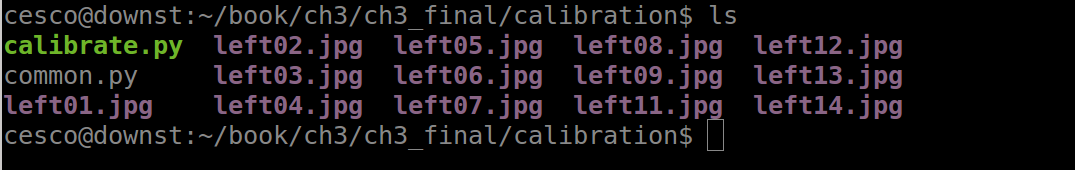
#> input picture ch2/B04209_02_02.png, 1075 x 170 px
$ jupyter execute --allow-errors 'chapter2 .ipynb'   (Python 2 division)
#> lines starting #> are read from the running program, lines starting #| are printed output that depends on the picture
#> `img = cv2.imread(fn, 0)`:
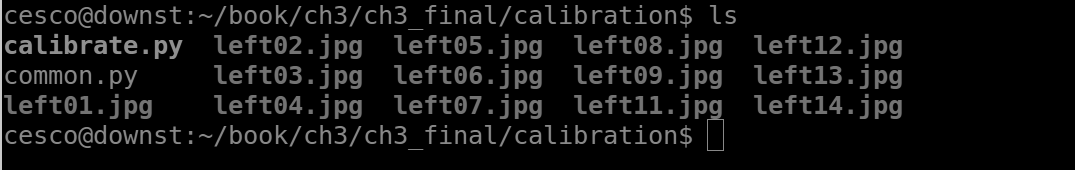
#> img: shape (170, 1075); min 0, max 203, mean 15.7
#> `found, corners = cv2.findChessboardCorners(img, pattern_size)`: found = False; corners = None
# Interesting Image Processing with OpenCV Python

When designing a complete vision system, there are a number of steps that are taken in order to improve the final performance of this system.  Some of these steps are situation-specific, and not subject to generalization.  Some of these methods may work in one situation, and fail in another application where another method may be more suitable.  These processes are usually performed in order to minimize variations of information in the image, before it undergoes an additional intermediate step in the vision process.  How we minimize these image variations will vary according to the application.
In this chapter, and the following next two chapters we will introduce some of the processes that are found in many computer vision systems.  We will look in detail how each  of these steps can help us to extract useful information from our images in an efficient manner.

This is a list of steps that are usually performed in many computer vision systems.  The order and composition of this list will vary, according to the particular application, and industry.

Calibration
Image Acquisition
Preprocessing
Image Partitioning
Feature Extraction
Image Understanding and Classification

In this chapter we will explore the calibration and preprocessing steps of a computer vision system using Python.  These steps are necessary to help us acquire  images under the right conditions, thus making it possible to understand the digitized image and its properties.  These steps will also assist us in the understanding, and classification of these images.

## A brief introduction to calibration

A properly executed calibration process allows us to identify those qualities that are inherent to the camera,  that may cause distortions in the imaging process.  The calibration process helps us minimize these effects in the image acquisition process.
There are many forms of image distortions that can be found in computer vision systems.    These distortions cause changes in the magnification of images, making magnification uneven and unreliable. They cause images that have perfect straight lines to be rendered curved, and appear curvilinear in the middle of the image. Others create optical distortions as you get close to the edges of the image.  These distortions have different causes, and go by different names, and a full examination and analysis into them, is beyond the scope of this book. We will instead focus our attention into algorithms that are available to us,  that help to prevent, and minimize these distortions.
The OpenCV library contains algorithms that are very helpful in the calibration process.  It contains ways of generating testing patterns that we can use in our calibration procedures.  It also contains algorithms that help to calibrate the camera with the introduction of  known calibration images in various angles, poses,  and orientations.  These algorithms can locate predetermined corners and grid locations, thus calculate the error coefficients and parameters.  We can then use this information to 'undistort', and remove these distortions from the images.
For those of you who want to generate your own patterns, you can include the following two programs into a calibration directory.  These programs are part of the OpenCV library documentation and can be found by following this link address. I have not included them in their totality in order to save space in this chapter.
https://github.com/Itseez/opencv/blob/master/doc/pattern_tools/gen_pattern.py
https://github.com/Itseez/opencv/blob/master/doc/pattern_tools/svgfig.py

In order to use the code in both programs to generate various svg calibration patterns, it is necessary to  include it in the same directory with the gen_pattern.py file.

A scalable vector graphics (svg) file is an XML-based vector image format for 2D graphics with support and interactivity and animation. Software can be programmed to render SVG images by using a library such as librsvg used by Gnome since 2000, or Batik. SVG images can also be rendered to any desired popular image format by using the free-software command utility ImageMagick (which also uses librsvg under the hood).

The following line has a few parameters that merit some explanation.  When you run the program with this line it will generate a pattern of 9 columns, and 11 rows. It will save the pattern output image into a file called out.svg. This pattern will consist of asymmetrical circles, with units in mm, and a page height and width of 25.  These parameters can be changed depending in the type of image pattern that you are interested in.

shell$ python gen_pattern.py -c 9 -r 11 -o out.svg -T acircles -u mm -s 25

When you display the pattern image, in my case, I am using the display function found in ImageMagick,

shell$ display out.svg

I converted the image from a Scalable Vector Graphics image to a png image, or from out.svg to out.png, to make it easier and less memory intensive to include it here.

it will display the following image on the left.  In order to use the checkerboard pattern instead of the asymmetrical circles pattern.

shell$ python gen_pattern.py -c 9 -r 11 -o out.svg -T checkerboard -u mm -s 25

And it will display the image on the right.

[cell 1]
from IPython.display import Image
Image(filename='///home/cesco/Desktop/book_entirety/chapter2/images/B04209_02_01.png')

For those of us that instead of generating our own pattern, would rather use a predefined pattern, we can download one of the OpenCV chessboard patterns by going to this link,

http://docs.opencv.org/trunk/_downloads/pattern.png
Once downloaded we can print it, and tape it to a clear acrylic sheet transparent PMMA panel, or any other similar transparent material.  Transparency of the panel is very important in order to maximize image quality.  It is advisable to take 10 or more snapshots at different angles, poses, and orientations.  For additional ideas we can take a look at the sample pictures in the OpenCV library here,

https://github.com/Itseez/opencv_attic/blob/master/opencv/samples/cpp/left01.jpg
Once all the snapshots have been taken, we can put them in a calibration directory. In this directory we can include the following code, that can also be found here,
https://github.com/Itseez/opencv/blob/master/samples/python2/calibrate.py

#!/usr/bin/env python

import numpy as np
import cv2
import os

from common import splitfn

USAGE = '''
USAGE: calib.py [--save <filename>] [--debug <output path>] [--square_size] [<image mask>]
'''
if __name__ == '__main__':
    import sys, getopt
    from glob import glob
    args, img_mask = getopt.getopt(sys.argv[1:], '', ['save=', 'debug=', 'square_size='])
    args = dict(args)
    try: img_mask = img_mask[0]
    except: img_mask = 'left*.jpg'
    img_names = glob(img_mask)
    debug_dir = args.get('--debug')
    square_size = float(args.get('--square_size', 1.0))
    pattern_size = (9, 6)
    pattern_points = np.zeros( (np.prod(pattern_size), 3), np.float32 )
    pattern_points[:,:2] = np.indices(pattern_size).T.reshape(-1, 2)
    pattern_points *= square_size
    obj_points = []
    img_points = []
    h, w = 0, 0
    for fn in img_names:
        print 'processing %s...' % fn,
        img = cv2.imread(fn, 0)
        h, w = img.shape[:2]
        found, corners = cv2.findChessboardCorners(img, pattern_size)
        if found:

            term = ( cv2.TERM_CRITERIA_EPS + cv2.TERM_CRITERIA_COUNT, 30, 0.1 )
            cv2.cornerSubPix(img, corners, (5, 5), (-1, -1), term)
        if debug_dir:
            vis = cv2.cvtColor(img, cv2.COLOR_GRAY2BGR)
            cv2.drawChessboardCorners(vis, pattern_size, corners, found)
            path, name, ext = splitfn(fn)
            cv2.imwrite('%s/%s_chess.bmp' % (debug_dir, name), vis)
        if not found:
            print 'chessboard not found'
            continue
        img_points.append(corners.reshape(-1, 2))
        obj_points.append(pattern_points)
        print 'ok'
    rms, camera_matrix, dist_coefs, rvecs, tvecs = cv2.calibrateCamera(obj_points, img_points, (w, h))
    print "RMS:", rms
    print "camera matrix:\n", camera_matrix
    print "distortion coefficients: ", dist_coefs.ravel()
    cv2.destroyAllWindows()

In the calibration directory you will have the snapshots, and the two files, common.py and calibrate.py, and your directory should look like this,

[cell 2]
from IPython.display import Image
Image(filename='///home/cesco/Desktop/book_entirety/chapter2/images/B04209_02_02.png')

In order for this program to work you need to include the common.py file, and include it in the same directory with the images, and calibrate.py file.  The common.py file can be found here,  https://github.com/Itseez/opencv/blob/master/samples/python2/common.py
For consistency and to make it easier to follow and compare, I will be using the 'left01.jpg'  images from the samples page in the OpenCV library documentation page.

It is necessary to make sure that this line
except: img_mask = 'left*.jpg'

points to the right path. Here with this line, you are pointing to all .jpg images in the present directory.  If you download the code directly from the github repository, you need to make sure the line resembles the line above.

Now we are ready to run the python file calibrate.py,

shell$ python calibrate.py

[cell 3]
from IPython.display import Image
Image(filename='///home/cesco/Desktop/book_entirety/chapter2/images/B04209_02_03.png')

This code will go through all the images in your calibration directory and produce the RMS values,  camera matrix values, and the error coefficients. Taking note of the data produced by the calibrate.py program we are now ready for using these parameters to remove distortions in our images.
As we can see the code gives us the coefficients, but it does not really lets us know what is actually doing.  So I changed the code a bit, and added a few lines, and made a few changes.  I changed the waiting time from 500 ms to 3000 ms, so we are able to discern the corners , and grid patterns, as they are being drawn.
# Draw and display the corners
        cv2.drawChessboardCorners(img, (9,6), corners,found)
        cv2.imshow('img',img)
        cv2.waitKey(3000)
    rms, camera_matrix, dist_coefs, rvecs, tvecs = cv2.calibrateCamera(obj_points, img_points, (w, h))

I also added this line so we see the calibration points as they take place.
#added this line from tutorials
    ret, mtx, dist, rvecs, tvecs = cv2.calibrateCamera(obj_points, img_points, img.shape[::-1],None,None)

and the following lines, to show the undistorted image after taking the error coefficients,  and parameters to help remove the distortions.  This will produce a calibrated result image, calibresult.png, that we can compare with the original distorted image.

#> (a cell that did not finish here is left out)

giving us the new calibrate_mine.py file seen here,
//calibrate_mine.py

[cell 5]
#!/usr/bin/env python

import numpy as np
import cv2
import os
from common import splitfn

USAGE = '''
USAGE: calib.py [--save <filename>] [--debug <output path>] [--square_size] [<image mask>]
'''

#> (the rest of this cell did not finish here and is left out)
